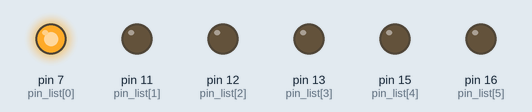
Simulated run of this program. Board: Raspberry Pi (header pin numbers). On the bench: output pins drawn as LEDs (lit = HIGH). At 31.5 s the program stops and its outputs stay as they are.

Above: at 0.12 s.
At 0.82 s:
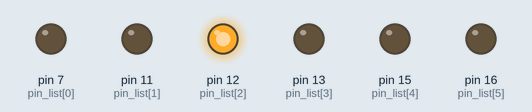
At 1.52 s:
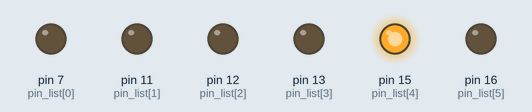
At 1.87 s:
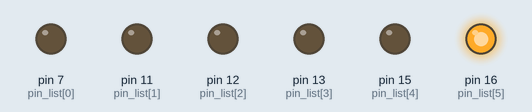
At 3.27 s:
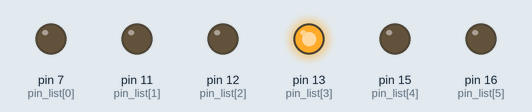
At 4.67 s:
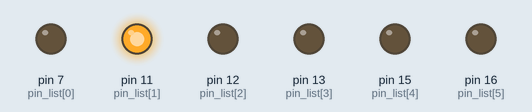
Timing chart, 0 to 5.0 s (numbered marks = the images above):
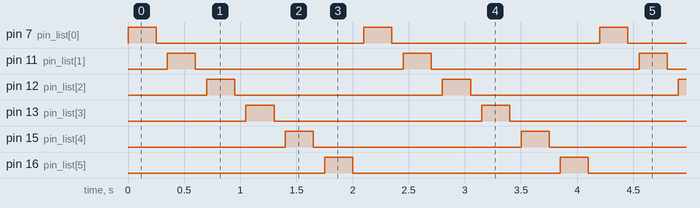

Measured:
- by itself, pin 7 (pin_list[0]): alternates HIGH for 0.25 s and LOW for 1.9 s, 30 changes in all, then stays LOW
- by itself, pin 11 (pin_list[1]), pin 12 (pin_list[2]), pin 13 (pin_list[3]), pin 15 (pin_list[4]), pin 16 (pin_list[5]): alternates HIGH for 0.25 s and LOW for 1.9 s

The program:

blnk.py
```python
#!/usr/bin/env python

import sys
import time
import RPi.GPIO as gp

gp.setmode(gp.BOARD)

pin_list = [7,11,12,13,15,16]

def blink(pin):
    for x in range(1):
        gp.output(pin, gp.HIGH)
        time.sleep(0.25)
        gp.output(pin, gp.LOW)
        time.sleep(0.1)

if len(sys.argv) > 1:
    pin = int(sys.argv[1])
    gp.setup(pin, gp.OUT)
    for x in range(15):
        blink(pin)
        time.sleep(0.1)
else:
    for x in range(15):
        for p in pin_list:
            gp.setup(p, gp.OUT)
            blink(p)


gp.cleanup()
```
